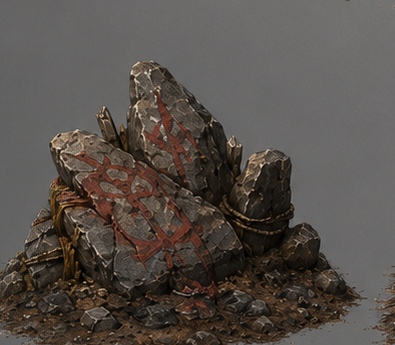
#> input picture docs/assets/props/SM_GIA_BloodAxeCairnTarget_A1_A01/SM_GIA_BloodAxeCairnTarget_A1_A01_TargetFrontCrop.png, 395 x 345 px
$ python build_bloodaxe_a1_landmark_mismatch_guide.py
#> lines starting #> are read from the running program, lines starting #| are printed output that depends on the picture; pictures that were not available may be replaced by others from this repository, and a replacement may not be noted
#!/usr/bin/env python3
"""Build a target-vs-proof landmark mismatch guide for Blood Axe A1."""

from __future__ import annotations

import argparse
import sys
from pathlib import Path

from PIL import Image, ImageDraw, ImageFont


ROOT = Path(__file__).resolve().parents[2]
sys.path.insert(0, str(ROOT))

from Tools.DCC.make_bloodaxe_a1_trace_guide import LOCK_LINES, PAINT_GUIDES, TRACE  # noqa: E402


PROP_DIR = ROOT / "docs/assets/props/SM_GIA_BloodAxeCairnTarget_A1_A01"
TARGET = PROP_DIR / "SM_GIA_BloodAxeCairnTarget_A1_A01_TargetFrontCrop.png"
DEFAULT_PROOF = PROP_DIR / "SM_GIA_BloodAxeCairnTarget_A1_A01_ContinuousSlabPass_A13.png"
DEFAULT_OUTPUT = PROP_DIR / "SM_GIA_BloodAxeCairnTarget_A1_A01_A1_LandmarkMismatchGuide_A14.png"


def font(size: int, bold: bool = False) -> ImageFont.ImageFont:
    name = "DejaVuSans-Bold.ttf" if bold else "DejaVuSans.ttf"
    path = Path("/usr/share/fonts/truetype/dejavu") / name
    if path.exists():
        return ImageFont.truetype(str(path), size=size)
    return ImageFont.load_default()


def fit(image: Image.Image, size: tuple[int, int]) -> Image.Image:
    image = image.convert("RGB")
    image.thumbnail(size, getattr(getattr(Image, "Resampling", Image), "LANCZOS"))
    return image


def scale_points(points: list[tuple[int, int]], source_size: tuple[int, int], target_box: tuple[int, int, int, int]) -> list[tuple[int, int]]:
    sx, sy = source_size
    x0, y0, x1, y1 = target_box
    tw = x1 - x0
    th = y1 - y0
    return [(int(x0 + (x / sx) * tw), int(y0 + (y / sy) * th)) for x, y in points]


def draw_trace(draw: ImageDraw.ImageDraw, source_size: tuple[int, int], box: tuple[int, int, int, int], alpha_fill: int) -> None:
    for label, spec in TRACE.items():
        fill = tuple(spec["color"][:3]) + (alpha_fill,)
        outline = spec["outline"]
        points = scale_points(spec["points"], source_size, box)
        draw.polygon(points, fill=fill, outline=outline)
        draw.line(points + [points[0]], fill=outline, width=3)
        lx = min(point[0] for point in points) + 5
        ly = min(point[1] for point in points) + 5
        draw.text((lx, ly), label.replace("_", " "), fill=outline, font=font(13, True))

    for label, points in PAINT_GUIDES:
        mapped = scale_points(points, source_size, box)
        draw.line(mapped, fill=(230, 46, 36, 255), width=4)
        draw.text((mapped[0][0] + 4, mapped[0][1] - 18), label, fill=(250, 85, 75, 255), font=font(12, True))

    for label, start, end in LOCK_LINES:
        mapped = scale_points([start, end], source_size, box)
        draw.line(mapped, fill=(255, 235, 145, 255), width=2)
        draw.text((mapped[0][0] + 4, mapped[0][1] + 4), label, fill=(255, 235, 145, 255), font=font(12, True))


def paste_center(canvas: Image.Image, image: Image.Image, box: tuple[int, int, int, int]) -> tuple[int, int, int, int]:
    x0, y0, x1, y1 = box
    x = x0 + ((x1 - x0) - image.width) // 2
    y = y0 + ((y1 - y0) - image.height) // 2
    canvas.paste(image, (x, y))
    return (x, y, x + image.width, y + image.height)


def parse_args() -> argparse.Namespace:
    parser = argparse.ArgumentParser(description=__doc__)
    parser.add_argument("--proof", type=Path, default=DEFAULT_PROOF)
    parser.add_argument("--output", type=Path, default=DEFAULT_OUTPUT)
    parser.add_argument("--title", default="Blood Axe A1 Landmark Mismatch Guide")
    parser.add_argument(
        "--subtitle",
        default="Purpose: lock silhouette/paint landmarks before the next DCC rebuild. A13 remains not approved.",
    )
    parser.add_argument("--proof-label", default="Rejected proof with same normalized landmarks")
    return parser.parse_args()


def main() -> None:
    args = parse_args()
    target = Image.open(TARGET).convert("RGB")
#> target is the input picture: PIL image 395x345 RGB; mean R, G, B 86.5, 79.7, 74.4
    proof = Image.open(args.proof).convert("RGB")
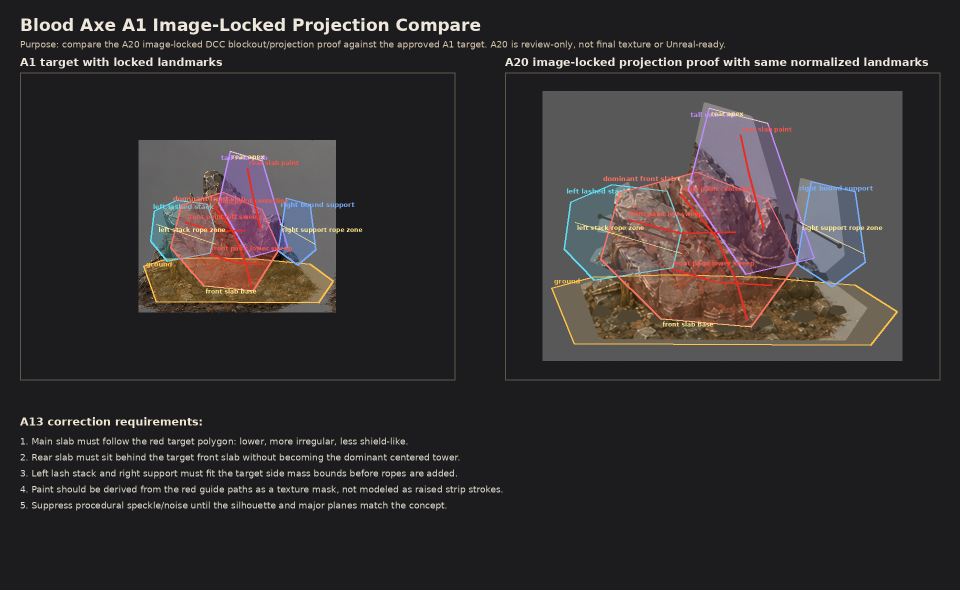
#> input picture docs/assets/props/SM_GIA_BloodAxeCairnTarget_A1_A01/SM_GIA_BloodAxeCairnTarget_A1_A01_A1_ImageLockedProjectionCompare_A20.png, 1920 x 1180 px, given in place of SM_GIA_BloodAxeCairnTarget_A1_A01_ContinuousSlabPass_A13.png, which was not available (shown at 1/2 size)
#> proof is the input picture: PIL image 1920x1180 RGB; mean R, G, B 51.4, 47.7, 48

    canvas = Image.new("RGB", (1920, 1180), (28, 28, 30))
    draw = ImageDraw.Draw(canvas, "RGBA")
    title_font = font(34, True)
    label_font = font(22, True)
    body_font = font(18)

    draw.text((40, 30), args.title, fill=(238, 232, 220), font=title_font)
    draw.text((40, 78), args.subtitle, fill=(215, 198, 174), font=body_font)

    left_frame = (40, 145, 910, 760)
    right_frame = (1010, 145, 1880, 760)
    draw.rectangle(left_frame, outline=(96, 88, 76), width=2)
    draw.rectangle(right_frame, outline=(96, 88, 76), width=2)
    draw.text((left_frame[0], left_frame[1] - 34), "A1 target with locked landmarks", fill=(238, 232, 220), font=label_font)
    draw.text((right_frame[0], right_frame[1] - 34), args.proof_label, fill=(238, 232, 220), font=label_font)

    target_fit = fit(target, (820, 540))
    proof_fit = fit(proof, (820, 540))
#> call 2 of fit, with size = (820, 540)
#> in fit (call 2), `image.thumbnail(size, getattr(getattr(Image, "Resampling", Image), "LA..`:
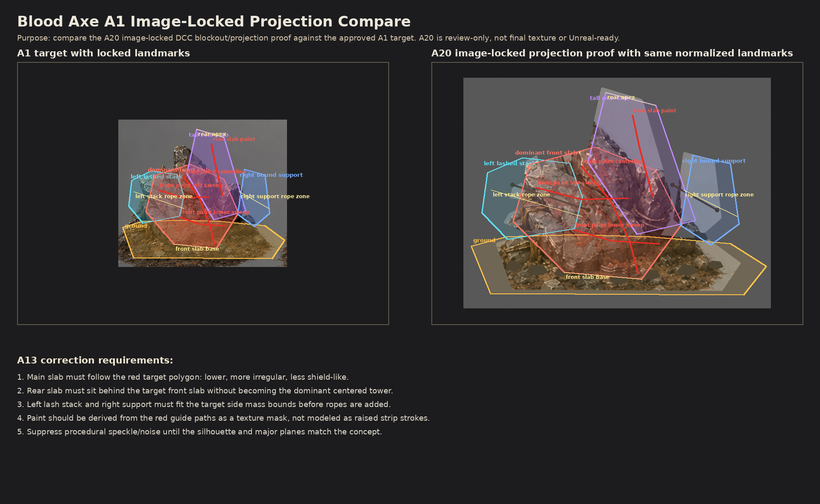
#> image: PIL image 820x504 RGB; mean R, G, B 51.3, 47.7, 48
    target_box = paste_center(canvas, target_fit, left_frame)
#> in paste_center, `canvas.paste(image, (x, y))`:
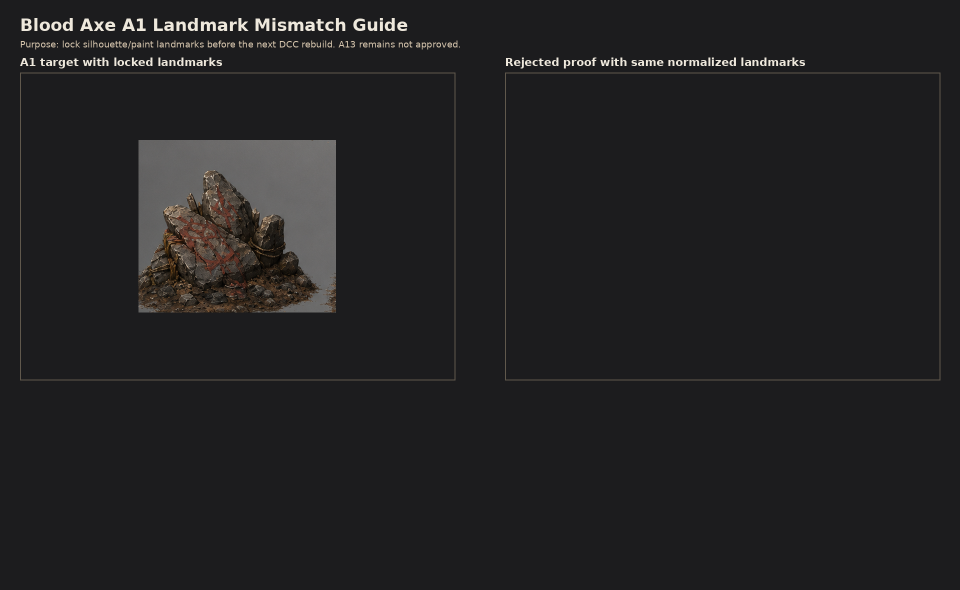
#> canvas: PIL image 1920x1180 RGB (shown at 1/2 size); mean R, G, B 33.5, 33, 34.4
#> target_box = (277, 280, 672, 625)
    proof_box = paste_center(canvas, proof_fit, right_frame)
#> call 2 of paste_center, with box = (1010, 145, 1880, 760)
#> in paste_center (call 2), `canvas.paste(image, (x, y))`:
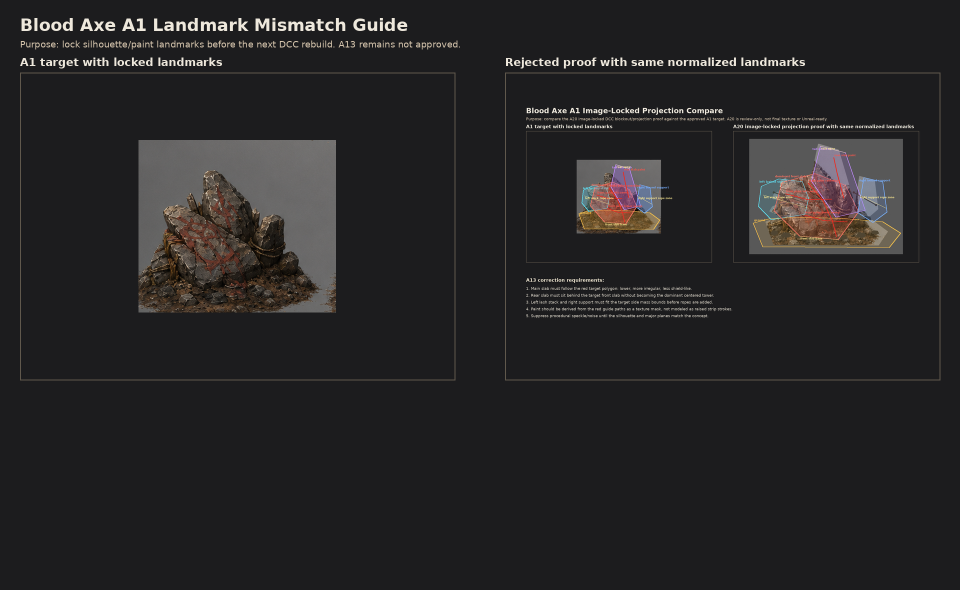
#> canvas: PIL image 1920x1180 RGB (shown at 1/2 size); mean R, G, B 37.8, 36.6, 37.6
#> proof_box = (1035, 200, 1855, 704)

    draw = ImageDraw.Draw(canvas, "RGBA")
    draw_trace(draw, target.size, target_box, 82)
#> the loop in draw_trace, `for label, spec in TRACE.items():` made 5 passes
#> (lx, ly) on passes 1 to 3: (292, 520), (306, 405), (346, 389)
#> (points, lx, ly) on passes 4 to 5: ([(460, 302), (524, 321), (575, 494), (500, 514), (437, 406)], 442, 307), ([(572, 396), (620, 409), (631, 499), (595, 530), (556, 501)], 561, 401)
#> the loop in draw_trace, `for label, points in PAINT_GUIDES:` made 4 passes
#> mapped on passes 1 to 4: [(428, 412), (466, 464), (490, 524), (501, 572)], [(370, 444), (428, 462), (489, 460)], [(419, 507), (467, 524), (529, 528)], [(494, 336), (503, 383), (520, 457)]
#> the loop in draw_trace, `for label, start, end in LOCK_LINES:` made 4 passes
#> mapped on passes 1 to 4: [(460, 302), (524, 321)], [(407, 571), (506, 581)], [(313, 448), (430, 487)], [(560, 448), (629, 487)]
    draw_trace(draw, target.size, proof_box, 42)
#> the loop in draw_trace (call 2), `for label, spec in TRACE.items():` made 5 passes
#> (lx, ly) on passes 1 to 5: (1060, 548), (1089, 380), (1172, 356), (1372, 237), (1619, 374)
#> the loop in draw_trace (call 2), `for label, points in PAINT_GUIDES:` made 4 passes
#> mapped on passes 1 to 4: [(1348, 392), (1427, 468), (1477, 556), (1500, 626)], [(1228, 439), (1348, 465), (1475, 462)], [(1329, 531), (1429, 556), (1558, 562)], [(1485, 281), (1504, 350), (1539, 458)]
#> the loop in draw_trace (call 2), `for label, start, end in LOCK_LINES:` made 4 passes
#> mapped on passes 1 to 4: [(1414, 232), (1547, 259)], [(1304, 625), (1510, 639)], [(1109, 445), (1352, 502)], [(1622, 445), (1765, 502)]

    notes = [
        "A13 correction requirements:",
        "1. Main slab must follow the red target polygon: lower, more irregular, less shield-like.",
        "2. Rear slab must sit behind the target front slab without becoming the dominant centered tower.",
        "3. Left lash stack and right support must fit the target side mass bounds before ropes are added.",
        "4. Paint should be derived from the red guide paths as a texture mask, not modeled as raised strip strokes.",
        "5. Suppress procedural speckle/noise until the silhouette and major planes match the concept.",
    ]
    y = 830
    for index, line in enumerate(notes):
        fill = (242, 232, 210) if index == 0 else (224, 218, 205)
        draw.text((40, y), line, fill=fill, font=label_font if index == 0 else body_font)
        y += 42 if index == 0 else 32
#> after the loop, y = 1032

    output = args.output if args.output.is_absolute() else ROOT / args.output
    output.parent.mkdir(parents=True, exist_ok=True)
    canvas.save(output)
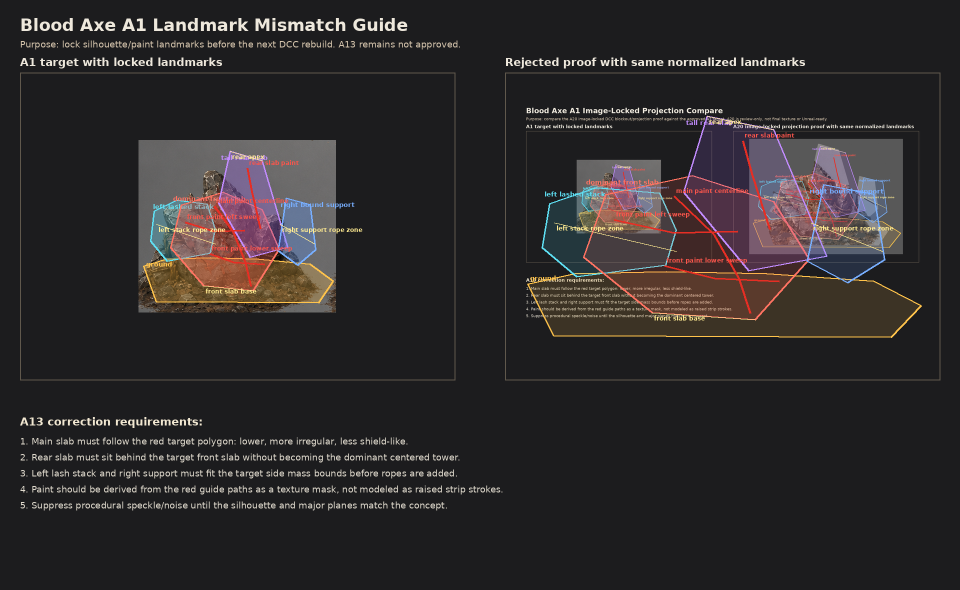
#> saved as SM_GIA_BloodAxeCairnTarget_A1_A01_A1_LandmarkMismatchGuide_A14.png: PIL image 1920x1180 RGB (shown at 1/2 size); mean R, G, B 45.6, 42, 43
    print(output.relative_to(ROOT))


if __name__ == "__main__":
    main()
